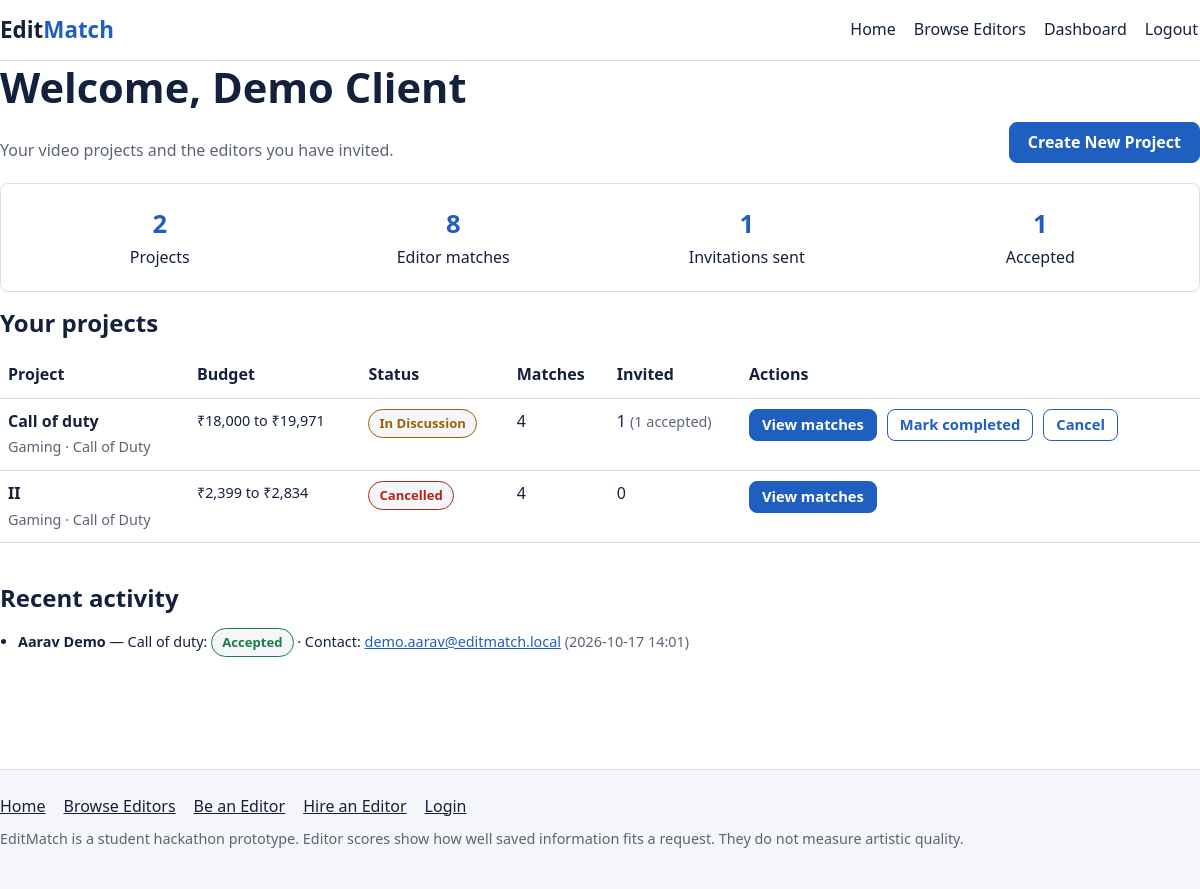
Page /client/dashboard (signed in) on the committed database.
### tables this page shows
CREATE TABLE users (
    id INTEGER PRIMARY KEY AUTOINCREMENT,
    full_name TEXT NOT NULL,
    email TEXT NOT NULL UNIQUE,
    password_hash TEXT NOT NULL,
    role TEXT NOT NULL CHECK (role IN ('editor', 'client')),
    is_demo INTEGER NOT NULL DEFAULT 0,        -- 1 = fictional seed data
    created_at TEXT NOT NULL DEFAULT (datetime('now'))
);

CREATE TABLE job_requests (
    id INTEGER PRIMARY KEY AUTOINCREMENT,
    client_id INTEGER NOT NULL REFERENCES users(id) ON DELETE CASCADE,
    title TEXT NOT NULL,
    category TEXT NOT NULL DEFAULT '',
    game TEXT NOT NULL DEFAULT '',
    platform TEXT NOT NULL DEFAULT '',
    video_type TEXT NOT NULL DEFAULT '',
    audience TEXT NOT NULL DEFAULT '',
    raw_description TEXT NOT NULL DEFAULT '',
    parsed_requirements_json TEXT NOT NULL DEFAULT '{}',
    minimum_budget INTEGER,
    maximum_budget INTEGER,
    deadline TEXT NOT NULL DEFAULT '',          -- ISO date, e.g. 2026-12-31
    delivery_hours INTEGER,
    finished_duration_seconds INTEGER,
    aspect_ratio TEXT NOT NULL DEFAULT '',
    required_effects TEXT NOT NULL DEFAULT '',
    voiceover_preference TEXT NOT NULL DEFAULT '',
    subtitles_required INTEGER NOT NULL DEFAULT 0,
    music_sync INTEGER NOT NULL DEFAULT 0,
    revisions INTEGER,
    additional_instructions TEXT NOT NULL DEFAULT '',
    reference_url TEXT NOT NULL DEFAULT '',
    reference_analysis_json TEXT,
    reference_analysis_status TEXT NOT NULL DEFAULT 'not_requested',
    reference_file_path TEXT NOT NULL DEFAULT '',
    status TEXT NOT NULL DEFAULT 'Submitted',
    created_at TEXT NOT NULL DEFAULT (datetime('now')),
    updated_at TEXT NOT NULL DEFAULT (datetime('now'))
);

CREATE TABLE invitations (
    id INTEGER PRIMARY KEY AUTOINCREMENT,
    job_id INTEGER NOT NULL REFERENCES job_requests(id) ON DELETE CASCADE,
    client_id INTEGER NOT NULL REFERENCES users(id) ON DELETE CASCADE,
    editor_id INTEGER NOT NULL REFERENCES editor_profiles(id) ON DELETE CASCADE,
    status TEXT NOT NULL DEFAULT 'Pending' CHECK (status IN ('Pending', 'Accepted', 'Declined')),
    created_at TEXT NOT NULL DEFAULT (datetime('now')),
    updated_at TEXT NOT NULL DEFAULT (datetime('now'))
);

### app.py (the view)
@app.route("/client/dashboard")
@login_required("client")
def client_dashboard():
    user = current_user()
    db = database.get_db()
    jobs = [dict(r) for r in db.execute(
        "SELECT j.*, "
        "(SELECT COUNT(*) FROM match_results m WHERE m.job_id = j.id) AS match_count, "
        "(SELECT COUNT(*) FROM invitations i WHERE i.job_id = j.id) AS invite_count, "
        "(SELECT COUNT(*) FROM invitations i WHERE i.job_id = j.id AND i.status = 'Accepted') AS accepted_count "
        "FROM job_requests j WHERE j.client_id = ? ORDER BY j.created_at DESC",
        (user["id"],),
    ).fetchall()]
    activity = db.execute(
        "SELECT i.status, i.updated_at, j.title, j.id AS job_id, p.id AS profile_id, u.full_name AS editor_name, "
        "CASE WHEN i.status = 'Accepted' THEN p.contact_email ELSE '' END AS contact_email "
        "FROM invitations i JOIN job_requests j ON j.id = i.job_id "
        "JOIN editor_profiles p ON p.id = i.editor_id JOIN users u ON u.id = p.user_id "
        "WHERE i.client_id = ? ORDER BY i.updated_at DESC LIMIT 8",
        (user["id"],),
    ).fetchall()
    return render_template("client_dashboard.html", jobs=jobs, activity=activity)

### app.py (called while the page is built)
def current_user():
    if "user_id" not in session:
        return None
    if "current_user" not in g:
        g.current_user = database.get_db().execute(
            "SELECT * FROM users WHERE id = ?", (session["user_id"],)
        ).fetchone()
    return g.current_user

def dashboard_url_for(user):
    return url_for("editor_dashboard") if user["role"] == "editor" else url_for("client_dashboard")

def login_required(role=None):
    def decorator(view):
        @wraps(view)
        def wrapped(*args, **kwargs):
            user = current_user()
            if user is None:
                flash("Please log in to continue.", "error")
                return redirect(url_for("login"))
            if role and user["role"] != role:
                flash(f"That page is only for {role} accounts.", "error")
                return redirect(dashboard_url_for(user))
            return view(*args, **kwargs)
        return wrapped
    return decorator

### database.py (called while the page is built)
def get_db():
    if "db" not in g:
        g.db = sqlite3.connect(current_app.config["DATABASE"])
        g.db.row_factory = sqlite3.Row  # lets us read columns by name, e.g. row["email"]
        g.db.execute("PRAGMA foreign_keys = ON")
    return g.db

### tinyfish_service.py (called while the page is built)
def is_configured():
    return bool(os.environ.get("TINYFISH_API_KEY", "").strip())

### templates/client_dashboard.html (shortened to what this page needs)
{% extends "base.html" %}
{% from "_macros.html" import status_badge, price_text with context %}
{% block content %}
<div class="page-heading">
  <div>
    <h1>Welcome, {{ current_user.full_name }}</h1>
    <p class="muted">Your video projects and the editors you have invited.</p>
  </div>
  <a class="btn" href="{{ url_for('hire_editor') }}">Create New Project</a>
</div>
<div class="card">
  <div class="stats-row">
    <div class="stat"><strong>{{ jobs|length }}</strong>Projects</div>
    <div class="stat"><strong>{{ jobs|sum(attribute='match_count') }}</strong>Editor matches</div>
    <div class="stat"><strong>{{ jobs|sum(attribute='invite_count') }}</strong>Invitations sent</div>
    <div class="stat"><strong>{{ jobs|sum(attribute='accepted_count') }}</strong>Accepted</div>
  </div>
</div>
<section>
  <h2>Your projects</h2>
  {% if jobs %}
    <div class="table-wrap">
      <table class="simple">
        <thead>
          <tr><th>Project</th><th>Budget</th><th>Status</th><th>Matches</th><th>Invited</th><th>Actions</th></tr>
        </thead>
        <tbody>
          {% for job in jobs %}
            <tr>
              <td><strong>{{ job.title }}</strong><br><span class="small muted">{{ job.category or 'Category not stated' }}{% if job.game %} · {{ job.game }}{% endif %}</span></td>
              <td class="small">{{ price_text(job.minimum_budget, job.maximum_budget) }}</td>
              <td>{{ status_badge(job.status) }}</td>
              <td>{{ job.match_count }}</td>
              <td>{{ job.invite_count }}{% if job.accepted_count %} <span class="small muted">({{ job.accepted_count }} accepted)</span>{% endif %}</td>
              <td>
                <div class="button-row">
                  <a class="btn btn-small" href="{{ url_for('job_matches', job_id=job.id) }}">View matches</a>
                  {% if job.status not in ['Completed', 'Cancelled'] %}
                    <form method="post" action="{{ url_for('update_job_status', job_id=job.id) }}">
                      <button type="submit" name="status" value="Completed" class="btn btn-secondary btn-small">Mark completed</button>
                    </form>
                    <form method="post" action="{{ url_for('update_job_status', job_id=job.id) }}">
                      <button type="submit" name="status" value="Cancelled" class="btn btn-secondary btn-small">Cancel</button>
                    </form>
                  {% endif %}
                </div>
              </td>
            </tr>
          {% endfor %}
        </tbody>
      </table>
    </div>
  {% else %}
    <div class="empty-state">
      <h3>No projects yet</h3>
      <p class="muted">Describe your video and we will suggest editors who fit it.</p>
      <a class="btn" href="{{ url_for('hire_editor') }}">Find My Editor</a>
    </div>
  {% endif %}
</section>
<section>
  <h2>Recent activity</h2>
  {% if activity %}
    <ul class="list-plain">
      {% for item in activity %}
        <li class="small">
          <strong>{{ item.editor_name }}</strong> — {{ item.title }}: {{ status_badge(item.status) }}
          {% if item.status == 'Accepted' and item.contact_email %} · Contact: <a href="mailto:{{ item.contact_email }}">{{ item.contact_email }}</a>{% endif %}
          <span class="muted">({{ item.updated_at[:16] }})</span>
        </li>
      {% endfor %}
    </ul>
  {% else %}
    <p class="muted small">No invitations have been sent yet.</p>
  {% endif %}
</section>
{% endblock %}

### templates/_macros.html (shortened to what this page needs)
{% macro status_badge(status) -%}
  <span class="badge badge-{{ status|lower|replace(' ', '-') }}">{{ status }}</span>
{%- endmacro %}
{% macro price_text(minimum, maximum) -%}
  {% if minimum is not none and maximum is not none %}₹{{ '{:,}'.format(minimum) }} to ₹{{ '{:,}'.format(maximum) }}
  {%- elif minimum is not none %}From ₹{{ '{:,}'.format(minimum) }}
  {%- elif maximum is not none %}Up to ₹{{ '{:,}'.format(maximum) }}
  {%- else %}Price not stated{% endif %}
{%- endmacro %}

### static/css/style.css (style rules this page uses)
:root { --primary: #1f5fbf; --primary-dark: #17488f; --accent: #e07a1f; --text: #14213d; --muted: #5b6475; --bg: #ffffff; --bg-soft: #f4f6f9; --border: #d9dee7; --success: #1e7b45; --warning: #9a6200; --danger: #b42318; --radius: 8px; --gutter: 16px; --space: 16px; --max-width: auto; --font-body: system-ui, -apple-system, "Segoe UI", Roboto, Arial, sans-serif; --font-size-base: 16px; --h1-size: 2.1rem; --h2-size: 1.5rem; --h3-size: 1.15rem; }
* { box-sizing: border-box; }
html { font-size: var(--font-size-base); }
body { margin: 0; font-family: var(--font-body); color: var(--text); background: var(--bg); line-height: 1.6; }
h1, h2, h3 { line-height: 1.25; margin: 0 0 0.6em; }
h1 { font-size: var(--h1-size); }
h2 { font-size: var(--h2-size); }
p { margin: 0 0 1em; }
a { color: var(--primary); }
section { margin-bottom: 40px; }
.muted { color: var(--muted); }
.small { font-size: 0.9rem; }
.btn { display: inline-block; padding: 10px 18px; border-radius: var(--radius); border: 1px solid var(--primary); background: var(--primary); color: #fff; font: inherit; font-weight: 600; text-decoration: none; cursor: pointer; line-height: 1.2; }
.btn-secondary { background: transparent; color: var(--primary); }
.btn-small { padding: 6px 12px; font-size: 0.92rem; }
.button-row { display: flex; flex-wrap: wrap; gap: 10px; align-items: center; }
.card { background: var(--bg); border: 1px solid var(--border); border-radius: var(--radius); padding: 20px; margin-bottom: var(--space); }
.page-heading { display: flex; flex-wrap: wrap; justify-content: space-between; align-items: flex-end; gap: 12px; margin-bottom: 20px; }
.page-heading p { margin: 0; }
.badge { display: inline-block; padding: 3px 10px; border-radius: 999px; font-size: 0.82rem; font-weight: 600; background: var(--bg-soft); border: 1px solid var(--border); white-space: nowrap; }
.badge-matches-found, .badge-accepted, .badge-completed { color: var(--success); border-color: var(--success); }
.badge-in-discussion { color: var(--warning); border-color: var(--warning); }
.badge-declined, .badge-cancelled { color: var(--danger); border-color: var(--danger); }
form { margin: 0; }
.stats-row { display: grid; gap: var(--space); grid-template-columns: repeat(2, 1fr); }
.stat { text-align: center; }
.stat strong { display: block; font-size: 1.6rem; color: var(--primary); }
.list-plain { margin: 6px 0; padding-left: 18px; }
table.simple { width: 100%; border-collapse: collapse; }
table.simple th, table.simple td { text-align: left; padding: 10px 8px; border-bottom: 1px solid var(--border); vertical-align: top; }
.table-wrap { overflow-x: auto; }
@media (min-width: 640px) { .stats-row { grid-template-columns: repeat(4, 1fr); } }
@media (min-width: 900px) { :root { --h1-size: 2.6rem; } }

### rows in the picture
users: full_name "Demo Client"
job_requests: title "Call of duty", category "Gaming", game "Call of Duty", minimum_budget "18,000", maximum_budget "19,971", status "In Discussion", match_count "4", invite_count "1", accepted_count "1"
job_requests: title "II", category "Gaming", game "Call of Duty", minimum_budget "2,399", maximum_budget "2,834", status "Cancelled", match_count "4", invite_count "0"
invitations: editor_name "Aarav Demo", title "Call of duty", status "Accepted", contact_email "demo.aarav@editmatch.local", updated_at "2026-10-17 14:01"

### other values in the picture
{{ jobs|length }} "2"
{{ jobs|sum(attribute='match_count') }} "8"
{{ jobs|sum(attribute='invite_count') }} "1"
{{ jobs|sum(attribute='accepted_count') }} "1"
